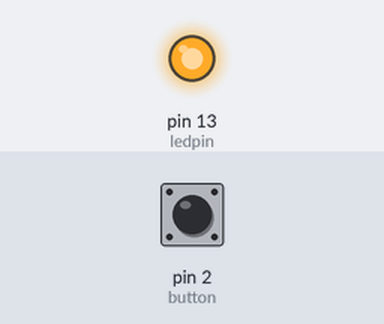
Simulated run of this sketch. Board: Arduino Uno, built with avr-gcc and run on an emulated ATmega328P. Parts: output pins drawn as LEDs (lit = HIGH). The test bench sets the inputs (shaded band); at power-on: pin 2 (button) HIGH.

Above: at 1.2 s.
1.3 s: pin 2 (button) pulled LOW for 0.15 s
At 1.37 s:
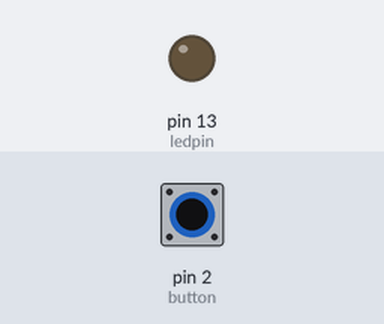
2.9 s: pin 2 (button) pulled LOW for 3.2 s
At 6.9 s:
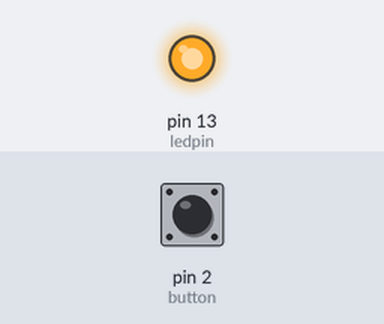
Timing chart, 0 to 8.4 s (numbered marks = the images above; inputs shaded):
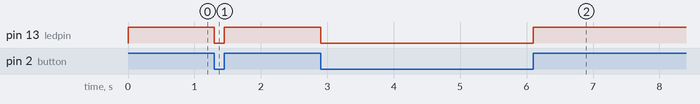

Measured:
- after the input at 1.3 s, pin 13 (ledpin): HIGH → LOW at once, → HIGH 0.15 s later
- after the input at 2.9 s, pin 13 (ledpin): HIGH → LOW at once, → HIGH 3.2 s later

The sketch:

Button.ino
```cpp
int ledpin = 13;
int button = 2;
int buttonstate = LOW;
void setup()
{
  pinMode(ledpin, OUTPUT);
  pinMode(button, INPUT);
}
void loop()
{
  buttonstate = digitalRead(button);
  if(buttonstate == LOW)
  {
    digitalWrite(ledpin, LOW);
  }
  else
  {
    digitalWrite(ledpin, HIGH);
  }
}
```
